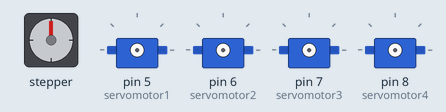
Simulated run of this sketch. Board: Arduino Uno, built with avr-gcc and run on an emulated ATmega328P. Shown: stepper motor, 4 × servo. Stepper angles assume 2048 steps per turn. At 39.9 s the program stops and its outputs stay as they are.

Above: at 0.1 s.
At 4.6 s:
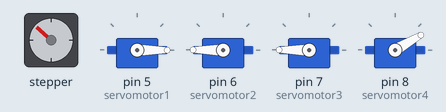
At 14.6 s:
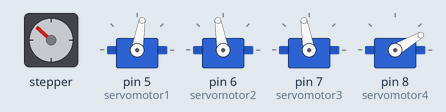
At 17.3 s:
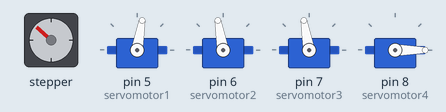
At 26.3 s:
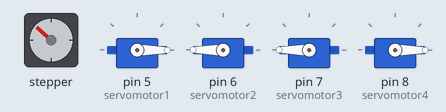
At 30.0 s:
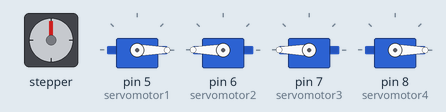
Timing chart, 0 to 31.5 s (numbered marks = the images above):
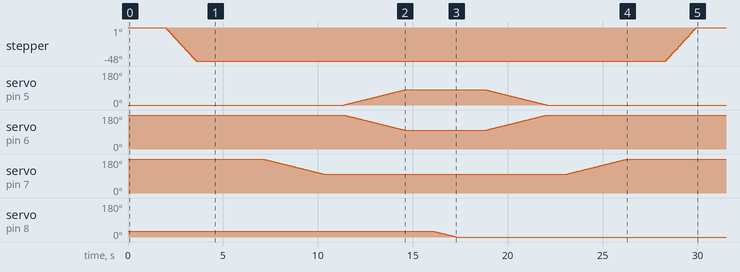

Measured:
- by itself, stepper: turns 48° counter-clockwise in 1.6 s, then 48° clockwise in 1.6 s
- by itself, servo on pin 5 (servomotor1): rises from 0° to 80° in 3.2 s, then falls to 0° in 7.5 s
- by itself, servo on pin 8 (servomotor4): moves from 30° to 0° over 1.2 s

The sketch:

controladorbrazo.ino
```cpp
//-----------------------------------------------------------
//incluir las librerias a usar
//-----------------------------------------------------------
#include <Servo.h>
#include <Stepper.h>
#include <Math.h>

//-----------------------------------------------------------
//estas son las variables a usar para mover el brazo
//-----------------------------------------------------------
String arraycodigos[] =
    {"8A", "8B", "8C", "8D", "8E", "8F", "8G", "8H",
     "7A", "7B", "7C", "7D", "7E", "7F", "7G", "7H",
     "6A", "6B", "6C", "6D", "6E", "6F", "6G", "6H",
     "5A", "5B", "5C", "5D", "5E", "5F", "5G", "5H",
     "4A", "4B", "4C", "4D", "4E", "4F", "4G", "4H",
     "3A", "3B", "3C", "3D", "3E", "3F", "3G", "3H",
     "2A", "2B", "2C", "2D", "2E", "2F", "2G", "2H",
     "1A", "1B", "1C", "1D", "1E", "1F", "1G", "1H", "FF"};

//valores de entrada
String pos1 = "2A";
String pos2 = "3A";

float precalc_brazo[] =
    {-200, 90, 160, //8A
     -55, 55, 140, //8B
     -28, 50, 135, //8C
     -5, 50, 135, //8D
     35, 50, 135, //8E
     63, 50, 135, //8F
     92, 55, 140, //8G
     120, 60, 145, //8H
     -80, 45, 125, //7A
     0, 0, 180, //7B
     0, 0, 180, //7C
     0, 0, 180, //7D
     0, 0, 180, //7E
     0, 0, 180, //7F
     0, 0, 180, //7G
     0, 0, 180, //7H
     -85, 40, 108, //6A
     0, 0, 180, //6B
     0, 0, 180, //6C
     0, 0, 180, //6D
     0, 0, 180, //6E
     0, 0, 180, //6F
     0, 0, 180, //6G
     0, 0, 180, //6H
     -100, 40, 98, //5A
     0, 0, 180, //5B
     0, 0, 180, //5C
     0, 0, 180, //5D
     0, 0, 180, //5E
     0, 0, 180, //5F
     0, 0, 180, //5G
     0, 0, 180, //5H
     -250, 78, 120, //4A
     0, 0, 180, //4B
     0, 0, 180, //4C
     0, 0, 180, //4D
     0, 0, 180, //4E
     0, 0, 180, //4F
     0, 0, 180, //4G
     0, 0, 180, //4H
     -270, 80, 110, //3A
     0, 0, 180, //3B
     0, 0, 180, //3C
     0, 0, 180, //3D
     0, 0, 180, //3E
     0, 0, 180, //3F
     0, 0, 180, //3G
     0, 0, 180, //3H
     -270, 80, 100, //2A
     0, 0, 180, //2B
     0, 0, 180, //2C
     0, 0, 180, //2D
     0, 0, 180, //2E
     0, 0, 180, //2F
     0, 0, 180, //2G
     0, 0, 180, //2H
     -90, 20, 38, //1A
     0, 0, 180, //1B
     0, 0, 180, //1C
     0, 0, 180, //1D
     0, 0, 180, //1E
     0, 0, 180, //1F
     0, 0, 180, //1G
     0, 0, 180, //1H
     0, 0, 180  //FF
    };

//Variables relacionadas al calculo de angulos
float motorang = 0;
float anghombro = 0;
float angante = 0;
float angpinza = 30;

//-----------------------------------------------------------
//creamos las variables de los componentes
//-----------------------------------------------------------
Servo servomotor1; //Hombro 1 - 0 a 180
Servo servomotor2; //Hombro 2 - 180 a 0
Servo servomotor3; //Antebrazo - 180 a 0
Servo servomotor4; //Pinza - 0 a 180
Stepper motor(2048, 9, 11, 10, 12);	//motor paso a paso

//-----------------------------------------------------------
void setup() {
  //asignar la velocidad del motor
  motor.setSpeed(5);
  //colocar los servos en sus posiciones por defecto
  //(todavia no los conectamos a sus respectivos PINs)
  servomotor1.write(0);
  servomotor2.write(180);
  servomotor3.write(180);
  servomotor4.write(angpinza);
}
//-----------------------------------------------------------
void loop() {
  //Esperamos 2 segundos
  delay(2000);
  //movemos el brazo a su primera posicion
  EnviarBrazo(pos1);
  //Cerramos la pinza
  servomotor4.attach(8);
  delay(500);
  for(int i = angpinza; i >= 0; i--){
    servomotor4.write(i);
    delay(40);
  }
  delay(1000);
  servomotor4.detach();
  delay(500);
  //regresamos el brazo a su pos. inicial
  RegresarBrazo();
  //movemos el brazo a su segunda posicion
  /*EnviarBrazo(pos2);
  //Abrimos la pinza
  servomotor4.attach(8);
  delay(500);
  for(int i = 0; i <= angpinza; i++){
    servomotor4.write(i);
    delay(40);
  }
  delay(1000);
  servomotor4.detach();
  delay(500);
  //regresamos el brazo a su pos. inicial
  RegresarBrazo();
  motor.setSpeed(0);*/
  //atrapar el programa en un loop infinito para no repetir
  int finloop = 1;
  do{
    delay(5000);
  } while (finloop = 1);
}
//-----------------------------------------------------------
void EnviarBrazo(String pos){
  //buscamos los angulos
  int fetch_nom = 0;
  int fetch_prec = 0;
  do{
    if (pos == arraycodigos[fetch_nom]){
      //Obtenemos los angulos precalculados
      motorang = precalc_brazo[fetch_prec];
      anghombro = precalc_brazo[fetch_prec + 1];
      angante = precalc_brazo[fetch_prec + 2];
      break;
    } else {
      fetch_nom += 1;
      fetch_prec += 3;
    }
  } while (fetch_nom < 66);
  //mover el motor a la posición hallada
  motor.step(motorang);
  delay(1000);
  //asignamos los motores a sus respectivos pines
  servomotor1.attach(5);
  servomotor2.attach(6);
  servomotor3.attach(7);
  servomotor4.attach(8);
  delay(500);
  servomotor4.detach();
  delay(2000);
  //mover el antebrazo
  for(int i = 180; i >= angante; i--){
    servomotor3.write(i);
    delay(40);
  }
  delay(1000);
  //mover el hombro
  for(int i = 0; i <= anghombro; i++){
    servomotor1.write(i);
    servomotor2.write(180 - i);
    delay(40);
  }
  delay(1000);
}
//-----------------------------------------------------------
void RegresarBrazo(){
  //Regresar el hombro
  for(int i = anghombro; i >= 0; i--){
    servomotor1.write(i);
    servomotor2.write(180 - i);
    delay(40);
  }
  delay(1000);
  //Regresar el antebrazo
  for(int i = angante; i <= 180; i++){
    servomotor3.write(i);
    delay(40);
  }
  delay(1000);
  //Al terminar, desconectamos los servos para no dejarlos esperando
  servomotor1.detach();
  servomotor2.detach();
  servomotor3.detach();
  delay(1000);
  //Regresar el motor
  motor.step(-motorang);
}
```
